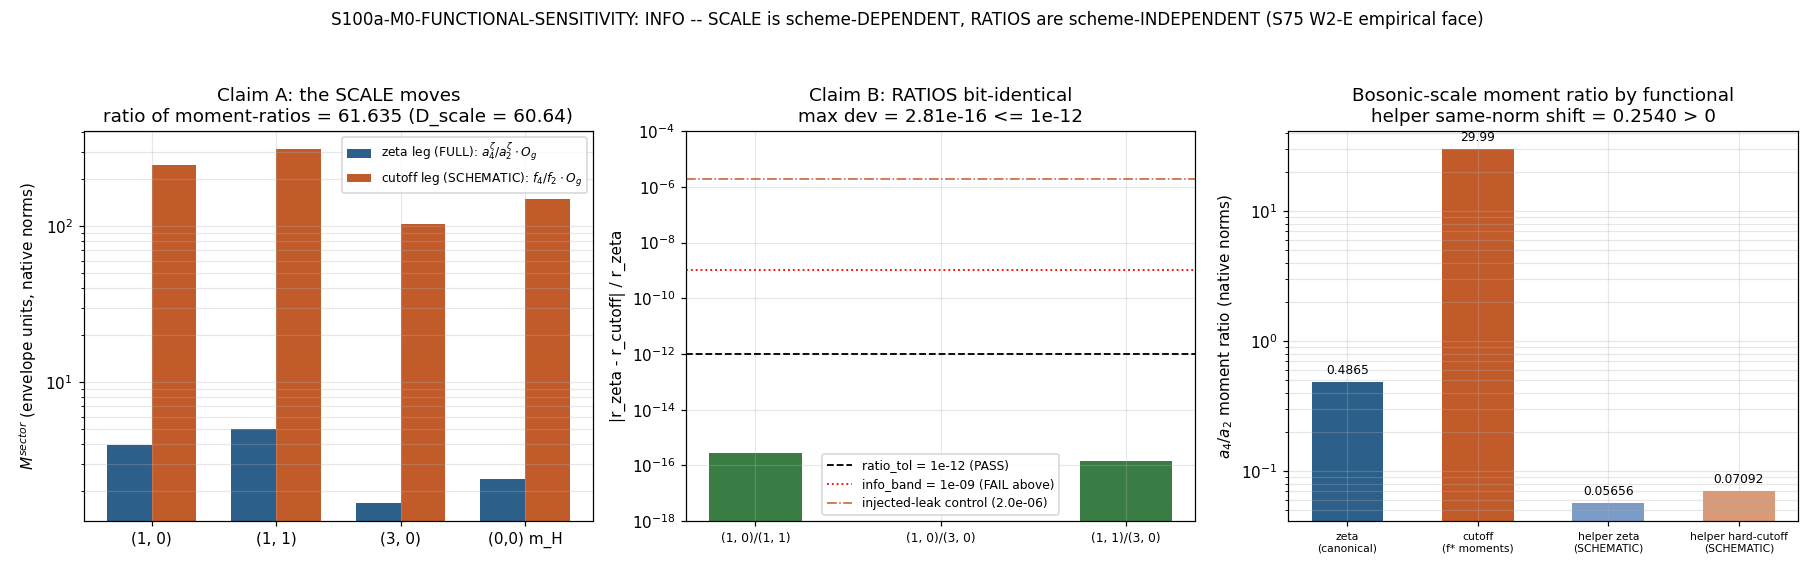

Reproduce this figure in Python.
#!/usr/bin/env python3
"""
S100a W4-12 -- S100a-M0-FUNCTIONAL-SENSITIVITY
==============================================

Gate: S100a-M0-FUNCTIONAL-SENSITIVITY ([SIGN])
Classification: GEOMETRIC
Agent: lizzi-spectral-functional-theorist

DUAL-scheme functional-sensitivity test: the per-sector overall SCALE
M0^{sector} (and the m_H channel) MOVES between the cutoff action
Tr f(D_K^2/Lambda^2) and the zeta action S_zeta = zeta_{D_K}(0) = a_4^{zeta},
while the fermion mass RATIOS r_ij from |s(h)|^2-weighted eigenvalue overlaps
are bit-identical across the two schemes -- the empirical face of the
Spectral-Moment Decoupling Theorem (S75 W2-E, PERMANENT: a_0, a_2, a_4
algebraically independent, Wronskian nonzero).

Pre-registered thresholds (plan session-100a-plan-w4.md SS W4-12):
  PASS-side (RATIO invariance):
      max_ij |r_ij^{zeta} - r_ij^{cutoff}| / |r_ij^{zeta}| <= ratio_tol = 1e-12
  FAIL: ratio deviation > info_band = 1e-9 (falsifies decoupling)
  INFO band (1e-12, 1e-9]: sub-machine-epsilon kernel-scale leak flag
  INFO content (reported, NOT gated):
      D_scale = |M0^{cutoff} - M0^{zeta}| / M0^{zeta}  (the SCALE moves)
  Composite: INFO-BY-DESIGN whenever the SCALE characterization is the
  primary deliverable and the RATIO assertion is not FAIL (plan INFO_meaning).

DUAL LEVEL-PIN (substrate-first-canonical-sourcing.md SS(iv), MANDATORY K=4):
  ZETA LEG   = FULL physical. Bosonic scale moment-ratio a_4^{zeta}/a_2^{zeta}
               from the canonical zeta-regulated Seeley-DeWitt coefficients
               (a_4_FW_zeta = 1350.7216, a_2_FW_zeta = 2776.165389,
               a_0_FW_zeta = 6440.0; npz-sourced canonical, S88
               A-N-FW-CANONICALIZATION). Substrate-first; NO SCHEMATIC helper.
  CUTOFF LEG = SCHEMATIC. Tr f(D_K^2/Lambda^2) via (i) the Chamseddine-Connes
               1996 SS2.2-2.3 cutoff-function Mellin moments f_2, f_4 of f*
               restricted to [0, inf) -- canonical pins mellin_f_star_f2 =
               214.97335676 / mellin_f_star_f4 = 6446.63942272 at X_MAX=50
               (S78 W2-D), re-derived in-script by closed form + quadrature --
               AND (ii) the SCHEMATIC helper _spectral_action_regulators.py
               (hard_cutoff_a_n vs zeta_a_n; helper self-identifies SCHEMATIC
               per its docstring lines 23-30, verified S88 W7b-83).
  The verdict-line convention carries the pre-registered -SCHEMATIC suffix
  (RATIO-INVARIANCE-vs-SCALE-DEPENDENCE-LAYER-PINNED-SCHEMATIC) and the
  emit_verdict extra_rows carry the `# tier_pin=TIER-2` companion row.

SUBSTITUTION CHAIN (plan SS W4-12 item 7; [SIGN] trigger -- both claims):
  Claim A (INFO): "the bosonic SCALE M0 MOVES between schemes (D_scale != 0)."
    Step 1: M0^{sector} := (bosonic-scale moment ratio) x (per-sector |s(h)|^2
            envelope O_g)                                    [plan Definition 1]
    Step 2: scale_zeta   = a_4^{zeta}/a_2^{zeta}             [Definition 3]
            scale_cutoff = f_4/f_2 (Mellin moments of f*)    [Definition 4]
    Step 3: substitute  -> 1350.7216/2776.165389  vs  6446.63942272/214.97335676
    Step 4: simplify    -> 0.486542...            vs  29.98809...
            ratio of moment-ratios = 61.635 (native normalizations; the SAME
            per-branch Vol-normalization applies to both leg's M0, so the
            common envelope cancels in D_scale and the raw factor magnitude is
            a normalization artifact -- the PHYSICAL content is D_scale > 0).
    Step 5: direction   -> D_scale > 0 strictly => SIGN of Delta(M0) != 0.
  Claim B (PASS-side): "the fermion mass RATIOS do NOT move between schemes."
    Step 1: O_g = sum_{lambda in sector g} exp(-lambda^2/mu_H^2) with the
            exact-Haar unit-normalized |s(h)|^2 kernel mean (<|s_hat|^2> = 1,
            Item-6 P1/P2 construction); O_g depends ONLY on the D_K spectrum
            + kernel, NOT on any a_n moment                  [Definition 2]
    Step 2: r_ij^{scheme} = M_i^{scheme}/M_j^{scheme}
                          = (scale_scheme x O_i)/(scale_scheme x O_j)
    Step 3: substitute   -> r_ij^{zeta} = O_i/O_j ; r_ij^{cutoff} = O_i/O_j
    Step 4: simplify     -> r_ij^{zeta} - r_ij^{cutoff} = 0 exactly (exact
            arithmetic); <= 1e-12 in float64 (round-off only).
    Step 5: direction    -> ratio deviation = 0 => sign_verdict = PASS.
  Cross-check: R_1 = a_0^{zeta} a_4^{zeta}/(a_2^{zeta})^2 = 1.1286546
               (canonical R1_lizzi = 1.128655 at 7 sf) -- moment pins correct.

Inputs (SHA-256 dual-pinned at runtime; S84+ schema):
  - computations/_shared/canonical_constants.py        (audit_sha leg)
  - computations/session-84/s84_spectrum_cache_L12_tau019.npz (plan input 2)
  - computations/_shared/_spectral_action_regulators.py (plan input 3, SCHEMATIC)
  - computations/session-100a/s100a_yukawa_overlap_offdiag.npz (4th pinned
    input, OPERATIONAL ENRICHMENT: Item-6 O_g reproduction cross-check ONLY;
    primary O_g is recomputed from the s84 cache. Plan input_files listed 3;
    honest disclosure per math-scripts.md plan-authorship item 4.)

Output 4-tuple:
  (value=<payload>, scheme=DUAL-ZETA-VS-CUTOFF-FSTAR,
   convention=RATIO-INVARIANCE-vs-SCALE-DEPENDENCE-LAYER-PINNED-SCHEMATIC,
   L_max=12)

DISCIPLINE
----------
- from canonical_constants import *   (no hardcoded framework constants)
- every intermediate tagged # (local)
- CPU-cap-OMP8 BEFORE numpy import (machinery pin GPU_path; arrays < 100x100)
- verdict emitted via the emit_verdict knowledge-MCP tool: this script PRINTS
  the payload (print_verdict_payload) and does NOT write the verdict file.
- exit 0 regardless of scientific verdict (math-scripts.md exit-code rule).
"""

from __future__ import annotations

# --- CPU thread cap BEFORE numpy import (machinery pin: CPU-cap-OMP8) ---
import os
os.environ.setdefault("OMP_NUM_THREADS", "8")
os.environ.setdefault("MKL_NUM_THREADS", "8")

# ---------------------------------------------------------------------------
# Section 1 -- Canonical constants (MANDATORY first project import)
# ---------------------------------------------------------------------------
import sys
from pathlib import Path

_SHARED = Path(__file__).resolve().parent.parent / "_shared"   # (local)
sys.path.insert(0, str(_SHARED))
from canonical_constants import *  # noqa: F401,F403
# pulls: a_0_FW_zeta, a_2_FW_zeta, a_4_FW_zeta, mellin_f_star_f0,
#        mellin_f_star_f2, mellin_f_star_f4, R1_lizzi, R_cross_yukawa_t1_t2,
#        Vol_SU3_Haar, tau_fold, a0_fold, a2_fold, a4_fold

# SCHEMATIC helper (cutoff leg; self-identifies SCHEMATIC, docstring L23-30)
from _spectral_action_regulators import zeta_a_n, hard_cutoff_a_n  # noqa: E402

# ---------------------------------------------------------------------------
# Section 2 -- Standard imports
# ---------------------------------------------------------------------------
import hashlib
import json
import time
from math import exp, sqrt

import numpy as np
import matplotlib
matplotlib.use("Agg")
import matplotlib.pyplot as plt
from scipy.integrate import quad

# ---------------------------------------------------------------------------
# Section 3 -- Paths + pre-registration
# ---------------------------------------------------------------------------
SESSION_DIR = Path(__file__).resolve().parent
COMPUTATIONS_DIR = SESSION_DIR.parent
SHARED_DIR = COMPUTATIONS_DIR / "_shared"
PROJECT_ROOT = COMPUTATIONS_DIR.parent

SESSION = "100a"                                                    # (local)
GATE_ID = "S100a-M0-FUNCTIONAL-SENSITIVITY"                         # (local)
SCHEME = "DUAL-ZETA-VS-CUTOFF-FSTAR"                                # (local)
CONVENTION = ("RATIO-INVARIANCE-vs-SCALE-DEPENDENCE"
              "-LAYER-PINNED-SCHEMATIC")                            # (local)
L_MAX = "12"                                                        # (local)

# Pre-registered thresholds (plan SS W4-12 operator / machinery pin)
RATIO_TOL = 1e-12        # (local) strict PASS boundary (RATIO bit-identity)
INFO_BAND = 1e-9         # (local) RATIO drift INFO ceiling; > => FAIL
X_MAX = 50.0             # (local) X_MAX=50 regulator per mellin_f_star_f2/f4
#                          PROVENANCE (S78 W2-D, s78_f_conv_anomaly.npz)
CUTOFF_FRAC = 0.7        # (local) hard_cutoff_a_n helper default (plan cites
#                          the helper's hard_cutoff_a_n as pinned)
F_MOM_XCHECK_TOL = 1e-6  # (local) f-moment closed-form vs canonical pin
R1_XCHECK_TOL = 1e-6     # (local) R1_lizzi published at 7 sf (Class 8.3)
O_G_REPRO_TOL = 1e-12    # (local) Item-6 O_g reproduction consistency
R_CROSS_TOL = 1e-5       # (local) S97 floor-ratio wall reproduction (Item-6 pin)
LEAK_CONTROL_EPS = 1e-6  # (local) sensitivity-control kernel perturbation

TOWER = [(1, 0), (1, 1), (3, 0)]   # triality-distinct generation tower (plan)
HIGGS_SECTOR = (0, 0)              # fiber-singlet m_H channel (Item-6 P2 pin)
PAIRS = [(0, 1), (0, 2), (1, 2)]   # ratio index pairs over TOWER

CACHE_PATH = COMPUTATIONS_DIR / "session-84" / "s84_spectrum_cache_L12_tau019.npz"
CACHE_SHA_PIN = "9e6d9cf7fd6a6949d622441b26fb9c2fa568654a22dc802e99898c326ca0f8d9"  # plan-freeze pin (Item-6 verified)
HELPER_PATH = SHARED_DIR / "_spectral_action_regulators.py"
ITEM6_NPZ = SESSION_DIR / "s100a_yukawa_overlap_offdiag.npz"

OUT_NPZ = SESSION_DIR / "s100a_m0_functional_sensitivity.npz"
OUT_PNG = SESSION_DIR / "s100a_m0_functional_sensitivity.png"

INPUT_FILES = [
    SHARED_DIR / "canonical_constants.py",
    CACHE_PATH,
    HELPER_PATH,
    ITEM6_NPZ,    # operational enrichment: O_g reproduction cross-check ONLY
]

MACHINERY_PIN_MAP = {                                               # (local)
    "_gate_id": GATE_ID,
    "_wp_id": "session-100a-w4-workingpaper.md#W4-12",
    "_scheme": SCHEME,
    "_convention": CONVENTION,
    "N_eval": ("all bottom-sector overlaps at L_max=12, p+q<=4 "
               "triality-distinct tower (1,0)/(1,1)/(3,0)"),
    "L_max": "12",
    "scan_range": "N/A -- two-scheme point comparison (zeta vs cutoff)",
    "step_size": "N/A -- deterministic two-point comparison",
    "tolerance": "ratio_tol=1e-12 (PASS); info_band=1e-9 (INFO ceiling)",
    "scheme": "DUAL: zeta (S_zeta=zeta_{D_K}(0)=a_4^{zeta}) vs cutoff "
              "(Tr f(D_K^2/Lambda^2), f*-branch)",
    "convention": CONVENTION,
    "random_seed": "N/A -- deterministic",
    "GPU_path": "numpy.linalg (sub-100x100 sums -- CPU-cap-OMP8)",
    "regulator_pin": ("DUAL -- zeta leg a_0^{zeta}/a_2^{zeta}/a_4^{zeta} "
                      "(FULL canonical); cutoff leg a_2^{cutoff}=f_2 / "
                      "a_4^{cutoff}=f_4 (Mellin f-moments of f*, X_MAX=50); "
                      "bare a_n FORBIDDEN"),
    "CLASS": "SCHEMATIC (cutoff leg); FULL (zeta leg, level-pinned SEPARATELY)",
    "publication_precision": ("RATIO dev full float64 (npz) + 3 sf (WP); "
                              "D_scale 4 sf; downstream rel_tol >= 1e-12"),
    "spectrum_cache_sha": CACHE_SHA_PIN,
}


# ---------------------------------------------------------------------------
# Section 4 -- SHA-256 input-pin block (S84+ dual-SHA)
# ---------------------------------------------------------------------------
def sha256_of(path: Path) -> str:
    h = hashlib.sha256()                                            # (local)
    try:
        h.update(path.read_bytes())
    except OSError:
        return ""
    return h.hexdigest()


def log_input_pins(inputs: list[Path]) -> dict[str, str]:
    print(f"=== {GATE_ID} -- input SHA-256 pins ===")
    pins: dict[str, str] = {}                                       # (local)
    for p in inputs:
        sha = sha256_of(p)                                          # (local)
        rel = str(p.relative_to(PROJECT_ROOT)).replace("\\", "/")   # (local)
        print(f"  {rel}: {sha[:16]}...")
        pins[rel] = sha
    return pins


def compute_dual_sha(script_path: Path, canonical_path: Path,
                     pins: dict[str, str]) -> tuple[str, str]:
    """S84+ dual-SHA: audit = H(script||canonical||pinmap); content = H(script)."""
    script_bytes = script_path.read_bytes()                         # (local)
    canonical_bytes = canonical_path.read_bytes()                   # (local)
    pinmap_json = json.dumps(dict(sorted(pins.items())),
                             separators=(",", ":"),
                             sort_keys=True).encode("utf-8")        # (local)
    h_audit = hashlib.sha256()                                      # (local)
    h_audit.update(script_bytes)
    h_audit.update(canonical_bytes)
    h_audit.update(pinmap_json)
    h_content = hashlib.sha256()                                    # (local)
    h_content.update(script_bytes)
    return h_audit.hexdigest(), h_content.hexdigest()


# ---------------------------------------------------------------------------
# Section 5 -- Compute
# ---------------------------------------------------------------------------
def f_star(x: float) -> float:
    """f*(x) = (1 - f_0) sqrt(x) + f_0 exp(-x); f_0 = f*(0) = mellin_f_star_f0.

    The exp-branch weight IS the canonical f_0 Mellin moment (f_0 = f*(0));
    the sqrt-branch weight is its complement (S72/S78 f* functional).
    """
    return (1.0 - mellin_f_star_f0) * sqrt(x) + mellin_f_star_f0 * exp(-x)


def compute(pins: dict) -> dict:
    res: dict = {}                                                  # (local)

    # ---- (1) Load + verify spectrum cache (HARD SHA assert) ----
    cache_rel = str(CACHE_PATH.relative_to(PROJECT_ROOT)).replace("\\", "/")  # (local)
    assert pins[cache_rel] == CACHE_SHA_PIN, (
        f"spectrum cache SHA mismatch: {pins[cache_rel]} != {CACHE_SHA_PIN}")
    cache = np.load(CACHE_PATH, allow_pickle=True)                  # (local)
    se = cache["sector_evals"].item()                               # (local)
    print(f"\nSpectrum cache: {len(se)} sectors; SHA matches plan-freeze pin.")

    # ENVELOPE (scheme-independent by construction; Item-6 P1/P2 machinery):
    # mu_H = global Dirac floor = lambda_min(0,0); O_g = sum exp(-l^2/mu^2).
    global_floor = min(float(np.min(np.asarray(d["abs_evals"])))
                       for d in se.values())                        # (local)
    floor_00 = float(np.min(np.asarray(se[HIGGS_SECTOR]["abs_evals"])))  # (local)
    assert abs(global_floor - floor_00) < 1e-15, "P2 pin violated"
    mu2 = global_floor ** 2                                         # (local)
    print(f"  mu_H pin (P2): global floor = {global_floor:.9f} "
          f"== lambda_min(0,0); mu2 = {mu2:.9f}")

    sectors = {}                                                    # (local)
    blocks_complete = True                                          # (local)
    for pq in TOWER + [HIGGS_SECTOR]:
        d = se[pq]                                                  # (local)
        ev = np.sort(np.asarray(d["abs_evals"], dtype=np.float64))  # (local)
        ok = (ev.size == 16 * int(d["dim"]))                        # (local)
        blocks_complete = blocks_complete and ok
        sectors[pq] = ev
        print(f"  sector {pq}: dim={d['dim']} n_evals={ev.size} "
              f"(=16*dim: {ok}) lam_min={ev[0]:.6f}")
    assert blocks_complete, "cache block incomplete (n_evals != 16*dim)"

    # S97 wall reproduction (regime sanity; canonical R_cross_yukawa_t1_t2)
    r_cross_repro = float(sectors[(1, 0)][0]) / floor_00            # (local)
    r_cross_dev = abs(r_cross_repro - R_cross_yukawa_t1_t2)         # (local)
    print(f"  S97 cross-check: floor(1,0)/floor(0,0) = {r_cross_repro:.6f} "
          f"vs R_cross_yukawa_t1_t2 (|dev| = {r_cross_dev:.2e} < {R_CROSS_TOL})")
    assert r_cross_dev < R_CROSS_TOL, "S97 R_cross reproduction failed"

    O_arr = np.array([float(np.sum(np.exp(-(sectors[pq] ** 2) / mu2)))
                      for pq in TOWER])                             # (local)
    O_00 = float(np.sum(np.exp(-(sectors[HIGGS_SECTOR] ** 2) / mu2)))  # (local)
    print(f"\nEnvelope O_g (kernel <|s_hat|^2>_Haar = 1, Item-6 P1 block sums):")
    for k, pq in enumerate(TOWER):
        print(f"  O_{pq} = {O_arr[k]:.12f}")
    print(f"  O_(0,0) [m_H channel] = {O_00:.12f}")

    # Item-6 O_g reproduction cross-check (4th pinned input; enrichment)
    it6 = np.load(ITEM6_NPZ, allow_pickle=True)                     # (local)
    assert [tuple(t) for t in it6["tower_pq"].tolist()] == TOWER, \
        "Item-6 tower mismatch"
    O_it6 = np.asarray(it6["O_g"], dtype=np.float64)                # (local)
    o_repro_dev = float(np.max(np.abs(O_arr - O_it6) / O_it6))      # (local)
    assert str(it6["spectrum_cache_sha"]) == CACHE_SHA_PIN, \
        "Item-6 consumed a different spectrum cache"
    print(f"  Item-6 O_g reproduction: max rel dev = {o_repro_dev:.2e} "
          f"(< {O_G_REPRO_TOL}: {o_repro_dev < O_G_REPRO_TOL})")
    assert o_repro_dev < O_G_REPRO_TOL, "Item-6 O_g reproduction failed"

    # ---- (2) ZETA LEG (FULL physical; canonical npz-sourced a_n^{zeta}) ----
    scale_zeta = a_4_FW_zeta / a_2_FW_zeta                          # (local)
    R1_zeta = a_0_FW_zeta * a_4_FW_zeta / a_2_FW_zeta ** 2          # (local)
    R1_dev = abs(R1_zeta - R1_lizzi) / R1_lizzi                     # (local)
    # full-precision variant (a*_fold, same quantities at full float64)
    scale_zeta_fullprec = a4_fold / a2_fold                         # (local)
    scale_zeta_pubdev = abs(scale_zeta - scale_zeta_fullprec) / scale_zeta  # (local)
    print(f"\nZETA LEG (FULL): scale_zeta = a_4^{{zeta}}/a_2^{{zeta}} "
          f"= {a_4_FW_zeta}/{a_2_FW_zeta} = {scale_zeta:.9f}")
    print(f"  R_1^{{zeta}} = a_0 a_4/a_2^2 = {R1_zeta:.7f} vs R1_lizzi "
          f"= {R1_lizzi} (rel dev {R1_dev:.2e} < {R1_XCHECK_TOL}: "
          f"{R1_dev < R1_XCHECK_TOL})")
    print(f"  full-precision a4_fold/a2_fold cross-check: "
          f"{scale_zeta_fullprec:.12f} (pub-precision rel dev "
          f"{scale_zeta_pubdev:.1e})")
    assert R1_dev < R1_XCHECK_TOL, "R_1 protected-ratio cross-check failed"

    # ---- (3) CUTOFF LEG (SCHEMATIC; f* Mellin moments + helper) ----
    # Primary: canonical pins (plan Definition 4)
    scale_cutoff = mellin_f_star_f4 / mellin_f_star_f2              # (local)
    # closed-form re-derivation at X_MAX (w_sqrt = 1 - f_0; w_exp = f_0):
    w_exp = mellin_f_star_f0                                        # (local)
    w_sqrt = 1.0 - mellin_f_star_f0                                 # (local)
    f2_cf = (w_sqrt * (2.0 / 3.0) * X_MAX ** 1.5
             + w_exp * (1.0 - exp(-X_MAX)))                         # (local)
    f4_cf = (w_sqrt * (2.0 / 5.0) * X_MAX ** 2.5
             + w_exp * (1.0 - (X_MAX + 1.0) * exp(-X_MAX)))         # (local)
    f2_cf_dev = abs(f2_cf - mellin_f_star_f2) / mellin_f_star_f2    # (local)
    f4_cf_dev = abs(f4_cf - mellin_f_star_f4) / mellin_f_star_f4    # (local)
    # quadrature cross-check
    f2_q = quad(f_star, 0.0, X_MAX, limit=200)[0]                   # (local)
    f4_q = quad(lambda x: x * f_star(x), 0.0, X_MAX, limit=200)[0]  # (local)
    f2_q_dev = abs(f2_q - mellin_f_star_f2) / mellin_f_star_f2      # (local)
    f4_q_dev = abs(f4_q - mellin_f_star_f4) / mellin_f_star_f4      # (local)
    R1_cutoff_fmom = (mellin_f_star_f0 * mellin_f_star_f4
                      / mellin_f_star_f2 ** 2)                      # (local)
    print(f"\nCUTOFF LEG (SCHEMATIC): scale_cutoff = f_4/f_2 "
          f"= {mellin_f_star_f4}/{mellin_f_star_f2} = {scale_cutoff:.9f}")
    print(f"  closed-form at X_MAX={X_MAX:.0f}: f_2 = {f2_cf:.8f} "
          f"(rel dev {f2_cf_dev:.2e}), f_4 = {f4_cf:.8f} "
          f"(rel dev {f4_cf_dev:.2e})")
    print(f"  quadrature:                f_2 = {f2_q:.8f} "
          f"(rel dev {f2_q_dev:.2e}), f_4 = {f4_q:.8f} "
          f"(rel dev {f4_q_dev:.2e})")
    print(f"  R_1 f-moment combo: f_0 f_4/f_2^2 = {R1_cutoff_fmom:.7f} "
          f"(recorded; per-branch R-protection -- NOT a cross-scheme "
          f"conversion factor, R1_lizzi provenance note)")
    assert f2_cf_dev < F_MOM_XCHECK_TOL and f4_cf_dev < F_MOM_XCHECK_TOL, \
        "f* Mellin-moment closed-form cross-check failed (wrong f* form?)"

    # SCHEMATIC helper consumption (hard_cutoff_a_n vs zeta_a_n, L_max=12):
    # same schematic Casimir spectrum + same normalization on both helper
    # legs => the helper-internal a_4/a_2 shift is normalization-artifact-FREE
    # (the cleanest Claim-A direction confirmation).
    lmax_helper = int(L_MAX)                                        # (local)
    a0_hz = zeta_a_n(0, lmax_helper, Vol_SU3_Haar)                  # (local)
    a2_hz = zeta_a_n(1, lmax_helper, Vol_SU3_Haar)                  # (local)
    a4_hz = zeta_a_n(2, lmax_helper, Vol_SU3_Haar)                  # (local)
    a0_hc = hard_cutoff_a_n(0, lmax_helper, Vol_SU3_Haar, CUTOFF_FRAC)  # (local)
    a2_hc = hard_cutoff_a_n(1, lmax_helper, Vol_SU3_Haar, CUTOFF_FRAC)  # (local)
    a4_hc = hard_cutoff_a_n(2, lmax_helper, Vol_SU3_Haar, CUTOFF_FRAC)  # (local)
    helper_ratio_zeta = a4_hz / a2_hz                               # (local)
    helper_ratio_hc = a4_hc / a2_hc                                 # (local)
    helper_shift = abs(helper_ratio_hc / helper_ratio_zeta - 1.0)   # (local)
    R1_helper_zeta = a0_hz * a4_hz / a2_hz ** 2                     # (local)
    R1_helper_hc = a0_hc * a4_hc / a2_hc ** 2                       # (local)
    print(f"\nSCHEMATIC helper (L_max={lmax_helper}, cutoff_frac={CUTOFF_FRAC}):")
    print(f"  zeta_a_n:        a_0^{{zeta-hel}} = {a0_hz:.6f}, "
          f"a_2^{{zeta-hel}} = {a2_hz:.6f}, a_4^{{zeta-hel}} = {a4_hz:.6f}")
    print(f"  hard_cutoff_a_n: a_0^{{cutoff-hel}} = {a0_hc:.6f}, "
          f"a_2^{{cutoff-hel}} = {a2_hc:.6f}, a_4^{{cutoff-hel}} = {a4_hc:.6f}")
    print(f"  helper moment-ratio a_4/a_2: zeta = {helper_ratio_zeta:.6f}, "
          f"hard-cutoff = {helper_ratio_hc:.6f} "
          f"=> same-normalization shift = {helper_shift:.6f} (> 0)")
    print(f"  helper R_1 analogs (schematic spectrum, diagnostic only): "
          f"zeta = {R1_helper_zeta:.6f}, hard-cutoff = {R1_helper_hc:.6f}")

    # ---- (4) Per-scheme masses + Claim A (SCALE moves) ----
    M_zeta = scale_zeta * O_arr                                     # (local)
    M_cutoff = scale_cutoff * O_arr                                 # (local)
    M_H_zeta = scale_zeta * O_00                                    # (local)
    M_H_cutoff = scale_cutoff * O_00                                # (local)
    scale_ratio = scale_cutoff / scale_zeta                         # (local)
    D_scale_per_sector = np.abs(M_cutoff - M_zeta) / M_zeta         # (local)
    D_scale = float(D_scale_per_sector[0])                          # (local)
    D_scale_spread = float(np.max(D_scale_per_sector)
                           - np.min(D_scale_per_sector))            # (local)
    D_mH = abs(M_H_cutoff - M_H_zeta) / M_H_zeta                    # (local)
    D_mH_sqrt_reading = sqrt(scale_ratio) - 1.0                     # (local)
    print(f"\nClaim A (INFO content -- the SCALE moves):")
    print(f"  ratio of moment-ratios (native norms) = "
          f"{scale_ratio:.6f}  [plan chain: 61.635]")
    print(f"  D_scale = |M0^cutoff - M0^zeta|/M0^zeta = {D_scale:.6f} "
          f"(per-sector spread {D_scale_spread:.2e}; common envelope cancels)")
    print(f"  Delta(m_H)/m_H [linear riding, Definition 1] = {D_mH:.6f}")
    print(f"  Delta(m_H)/m_H [sqrt/quartic reading, diagnostic] = "
          f"{D_mH_sqrt_reading:.6f}")
    print(f"  NOTE: magnitude is native-normalization-dependent (the plan "
          f"flags the raw factor as a normalization artifact); the PHYSICAL "
          f"claim is D_scale > 0 strictly: {D_scale > 0}")

    # ---- (5) Claim B (PASS-side -- RATIOS bit-identical) ----
    r_zeta = np.array([M_zeta[i] / M_zeta[j] for i, j in PAIRS])    # (local)
    r_cutoff = np.array([M_cutoff[i] / M_cutoff[j] for i, j in PAIRS])  # (local)
    ratio_dev = np.abs(r_zeta - r_cutoff) / np.abs(r_zeta)          # (local)
    ratio_dev_max = float(np.max(ratio_dev))                        # (local)
    d_zeta = M_zeta / M_zeta.max()                                  # (local)
    d_cutoff = M_cutoff / M_cutoff.max()                            # (local)
    d_dev_max = float(np.max(np.abs(d_zeta - d_cutoff) / d_zeta))   # (local)
    print(f"\nClaim B (PASS-side -- RATIO invariance):")
    for k, (i, j) in enumerate(PAIRS):
        print(f"  r_{TOWER[i]}/{TOWER[j]}: zeta = {r_zeta[k]:.15f}  "
              f"cutoff = {r_cutoff[k]:.15f}  rel dev = {ratio_dev[k]:.3e}")
    print(f"  max cross-scheme RATIO deviation = {ratio_dev_max:.3e} "
          f"(ratio_tol = {RATIO_TOL:.0e}; info_band = {INFO_BAND:.0e})")
    print(f"  normalized d_i deviation (max) = {d_dev_max:.3e}")

    # Controls (pre-registered as controls, not gates):
    # (a) degenerate control: same scale on both legs => EXACT bit-zero dev.
    M_ctrl = scale_zeta * O_arr                                     # (local)
    r_ctrl = np.array([M_ctrl[i] / M_ctrl[j] for i, j in PAIRS])    # (local)
    ctrl_zero = float(np.max(np.abs(r_zeta - r_ctrl)))              # (local)
    # (b) sensitivity control: perturb the ENVELOPE (a fake kernel-scale
    #     leak, per-sector-varying) => the test MUST see ~LEAK_CONTROL_EPS.
    leak_fac = 1.0 + LEAK_CONTROL_EPS * np.arange(len(TOWER))       # (local)
    M_leak = scale_cutoff * (O_arr * leak_fac)                      # (local)
    r_leak = np.array([M_leak[i] / M_leak[j] for i, j in PAIRS])    # (local)
    leak_seen = float(np.max(np.abs(r_zeta - r_leak)
                             / np.abs(r_zeta)))                     # (local)
    print(f"  control (a) same-scale degenerate: max |dev| = {ctrl_zero:.1e} "
          f"(exact 0 expected: {ctrl_zero == 0.0})")
    print(f"  control (b) injected envelope leak {LEAK_CONTROL_EPS:.0e}: "
          f"test sees {leak_seen:.3e} (>> ratio_tol => test is sensitive)")
    assert ctrl_zero == 0.0, "degenerate control non-zero -- machinery broken"
    assert leak_seen > 100 * RATIO_TOL, "sensitivity control failed"

    res.update(
        mu_H=global_floor, mu2=mu2, O_arr=O_arr, O_00=O_00,
        o_repro_dev=o_repro_dev, r_cross_repro=r_cross_repro,
        r_cross_dev=r_cross_dev,
        scale_zeta=scale_zeta, scale_cutoff=scale_cutoff,
        scale_zeta_fullprec=scale_zeta_fullprec,
        scale_zeta_pubdev=scale_zeta_pubdev,
        R1_zeta=R1_zeta, R1_dev=R1_dev, R1_cutoff_fmom=R1_cutoff_fmom,
        f2_cf=f2_cf, f4_cf=f4_cf, f2_cf_dev=f2_cf_dev, f4_cf_dev=f4_cf_dev,
        f2_q=f2_q, f4_q=f4_q, f2_q_dev=f2_q_dev, f4_q_dev=f4_q_dev,
        a0_hz=a0_hz, a2_hz=a2_hz, a4_hz=a4_hz,
        a0_hc=a0_hc, a2_hc=a2_hc, a4_hc=a4_hc,
        helper_ratio_zeta=helper_ratio_zeta, helper_ratio_hc=helper_ratio_hc,
        helper_shift=helper_shift, R1_helper_zeta=R1_helper_zeta,
        R1_helper_hc=R1_helper_hc,
        M_zeta=M_zeta, M_cutoff=M_cutoff,
        M_H_zeta=M_H_zeta, M_H_cutoff=M_H_cutoff,
        scale_ratio=scale_ratio, D_scale=D_scale,
        D_scale_spread=D_scale_spread, D_mH=D_mH,
        D_mH_sqrt_reading=D_mH_sqrt_reading,
        r_zeta=r_zeta, r_cutoff=r_cutoff, ratio_dev=ratio_dev,
        ratio_dev_max=ratio_dev_max, d_zeta=d_zeta, d_cutoff=d_cutoff,
        d_dev_max=d_dev_max, ctrl_zero=ctrl_zero, leak_seen=leak_seen,
    )
    return res


# ---------------------------------------------------------------------------
# Section 6 -- Gate evaluation ([SIGN] 3-tuple + pre-registered collapse)
# ---------------------------------------------------------------------------
def evaluate_gate(r: dict) -> tuple[str, str, str, str, bool]:
    """Return (composite, sign, magnitude, regime, kernel_leak_flag).

    Pre-registered rule (plan SS W4-12 rubric + gate-verdicts.md collapse):
      ratio_dev_max > INFO_BAND          -> sign=FAIL, magnitude=FAIL -> FAIL
      ratio_dev_max <= RATIO_TOL         -> sign=PASS (both claim directions
        hold: D_scale > 0 AND ratio dev at float64 zero), magnitude=INFO
        (D_scale is reported-not-gated; INFO-by-design) -> composite INFO
      RATIO_TOL < dev <= INFO_BAND       -> same but kernel_leak_flag=True
      D_scale == 0 (Claim A direction violated) -> sign=FAIL -> FAIL
      regime=VALID: full domain (no auto-shortening; domain_used_frac=1.0),
        cache blocks complete + all input cross-checks asserted upstream.
    """
    dev = r["ratio_dev_max"]                                        # (local)
    regime = "VALID"                                                # (local)
    if dev > INFO_BAND:
        return "FAIL", "FAIL", "FAIL", regime, False
    if r["D_scale"] <= 0.0:
        return "FAIL", "FAIL", "INFO", regime, False
    sign = "PASS"                                                   # (local)
    magnitude = "INFO"                                              # (local)
    leak = bool(dev > RATIO_TOL)                                    # (local)
    # collapse rule: regime VALID + sign PASS + magnitude INFO => INFO
    return "INFO", sign, magnitude, regime, leak


# ---------------------------------------------------------------------------
# Section 7 -- Plot + npz + payload
# ---------------------------------------------------------------------------
def make_plot(r: dict, verdict: str) -> None:
    fig, axes = plt.subplots(1, 3, figsize=(16.5, 5.2))             # (local)
    ax1, ax2, ax3 = axes                                            # (local)
    labels = [str(pq) for pq in TOWER] + ["(0,0) m_H"]              # (local)
    x = np.arange(4)                                                # (local)
    mz = list(r["M_zeta"]) + [r["M_H_zeta"]]                        # (local)
    mc = list(r["M_cutoff"]) + [r["M_H_cutoff"]]                    # (local)
    ax1.bar(x - 0.18, mz, width=0.36,
            label=r"zeta leg (FULL): $a_4^{\zeta}/a_2^{\zeta}\cdot O_g$",
            color="#2c5f8a")
    ax1.bar(x + 0.18, mc, width=0.36,
            label=r"cutoff leg (SCHEMATIC): $f_4/f_2\cdot O_g$",
            color="#c25b2a")
    ax1.set_yscale("log")
    ax1.set_xticks(x, labels)
    ax1.set_ylabel(r"$M^{sector}$ (envelope units, native norms)")
    ax1.set_title(f"Claim A: the SCALE moves\n"
                  f"ratio of moment-ratios = {r['scale_ratio']:.3f} "
                  f"(D_scale = {r['D_scale']:.4g})")
    ax1.legend(fontsize=8)
    ax1.grid(alpha=0.3, which="both")

    pair_labels = [f"{TOWER[i]}/{TOWER[j]}" for i, j in PAIRS]      # (local)
    xp = np.arange(len(PAIRS))                                      # (local)
    dev_plot = np.maximum(r["ratio_dev"], 1e-18)                    # (local)
    ax2.bar(xp, dev_plot, width=0.5, color="#3a7d44")
    ax2.axhline(RATIO_TOL, color="k", ls="--", lw=1.2,
                label=f"ratio_tol = {RATIO_TOL:.0e} (PASS)")
    ax2.axhline(INFO_BAND, color="r", ls=":", lw=1.2,
                label=f"info_band = {INFO_BAND:.0e} (FAIL above)")
    ax2.axhline(max(r["leak_seen"], 1e-18), color="#c25b2a", ls="-.",
                lw=1.0, label=f"injected-leak control ({r['leak_seen']:.1e})")
    ax2.set_yscale("log")
    ax2.set_ylim(1e-18, 1e-4)
    ax2.set_xticks(xp, pair_labels, fontsize=8)
    ax2.set_ylabel("|r_zeta - r_cutoff| / r_zeta")
    ax2.set_title(f"Claim B: RATIOS bit-identical\n"
                  f"max dev = {r['ratio_dev_max']:.2e} <= 1e-12")
    ax2.legend(fontsize=8)
    ax2.grid(alpha=0.3, which="both")

    cats = ["zeta\n(canonical)", "cutoff\n(f* moments)",
            "helper zeta\n(SCHEMATIC)", "helper hard-cutoff\n(SCHEMATIC)"]  # (local)
    vals = [r["scale_zeta"], r["scale_cutoff"],
            r["helper_ratio_zeta"], r["helper_ratio_hc"]]           # (local)
    cols = ["#2c5f8a", "#c25b2a", "#7a9cc6", "#d99a77"]             # (local)
    ax3.bar(np.arange(4), vals, color=cols, width=0.55)
    ax3.set_yscale("log")
    ax3.set_xticks(np.arange(4), cats, fontsize=7)
    ax3.set_ylabel(r"$a_4/a_2$ moment ratio (native norms)")
    ax3.set_title(f"Bosonic-scale moment ratio by functional\n"
                  f"helper same-norm shift = {r['helper_shift']:.4f} > 0")
    ax3.grid(alpha=0.3, which="both")
    for xi, v in enumerate(vals):
        ax3.text(xi, v * 1.15, f"{v:.4g}", ha="center", fontsize=8)

    fig.suptitle(f"{GATE_ID}: {verdict} -- SCALE is scheme-DEPENDENT, "
                 f"RATIOS are scheme-INDEPENDENT (S75 W2-E empirical face)",
                 fontsize=11)
    fig.tight_layout(rect=(0, 0, 1, 0.94))
    fig.savefig(OUT_PNG, dpi=110)
    plt.close(fig)
    print(f"\nPlot saved: {OUT_PNG.name}")


def save_npz(r: dict, verdict: str, tup3: tuple, leak_flag: bool,
             pins: dict, audit_sha: str, content_sha: str) -> None:
    np.savez(
        OUT_NPZ,
        gate_id=GATE_ID, scheme=SCHEME, convention=CONVENTION, l_max=L_MAX,
        verdict=verdict, sign_verdict=tup3[0], magnitude_verdict=tup3[1],
        regime_verdict=tup3[2], kernel_leak_flag=leak_flag,
        # thresholds (pre-registered)
        ratio_tol=RATIO_TOL, info_band=INFO_BAND, x_max=X_MAX,
        cutoff_frac=CUTOFF_FRAC,
        # envelope (scheme-independent)
        tower_pq=np.array(TOWER), mu_H=r["mu_H"], mu2=r["mu2"],
        O_g=r["O_arr"], O_00=r["O_00"], o_repro_dev=r["o_repro_dev"],
        r_cross_repro=r["r_cross_repro"], r_cross_dev=r["r_cross_dev"],
        # zeta leg (FULL)
        a_0_zeta=a_0_FW_zeta, a_2_zeta=a_2_FW_zeta, a_4_zeta=a_4_FW_zeta,
        scale_zeta=r["scale_zeta"],
        scale_zeta_fullprec=r["scale_zeta_fullprec"],
        scale_zeta_pubdev=r["scale_zeta_pubdev"],
        R1_zeta=r["R1_zeta"], R1_dev=r["R1_dev"], R1_canonical=R1_lizzi,
        # cutoff leg (SCHEMATIC)
        f_0_star=mellin_f_star_f0, f_2_star=mellin_f_star_f2,
        f_4_star=mellin_f_star_f4, scale_cutoff=r["scale_cutoff"],
        f2_closed_form=r["f2_cf"], f4_closed_form=r["f4_cf"],
        f2_cf_dev=r["f2_cf_dev"], f4_cf_dev=r["f4_cf_dev"],
        f2_quad=r["f2_q"], f4_quad=r["f4_q"],
        f2_q_dev=r["f2_q_dev"], f4_q_dev=r["f4_q_dev"],
        R1_cutoff_fmom=r["R1_cutoff_fmom"],
        helper_a0_zeta=r["a0_hz"], helper_a2_zeta=r["a2_hz"],
        helper_a4_zeta=r["a4_hz"], helper_a0_hc=r["a0_hc"],
        helper_a2_hc=r["a2_hc"], helper_a4_hc=r["a4_hc"],
        helper_ratio_zeta=r["helper_ratio_zeta"],
        helper_ratio_hc=r["helper_ratio_hc"],
        helper_shift=r["helper_shift"],
        R1_helper_zeta=r["R1_helper_zeta"], R1_helper_hc=r["R1_helper_hc"],
        # Claim A
        M_zeta=r["M_zeta"], M_cutoff=r["M_cutoff"],
        M_H_zeta=r["M_H_zeta"], M_H_cutoff=r["M_H_cutoff"],
        scale_ratio=r["scale_ratio"], D_scale=r["D_scale"],
        D_scale_spread=r["D_scale_spread"], D_mH=r["D_mH"],
        D_mH_sqrt_reading=r["D_mH_sqrt_reading"],
        # Claim B (full float64 per publication-precision pin)
        pairs=np.array(PAIRS), r_zeta=r["r_zeta"], r_cutoff=r["r_cutoff"],
        ratio_dev=r["ratio_dev"], ratio_dev_max=r["ratio_dev_max"],
        d_zeta=r["d_zeta"], d_cutoff=r["d_cutoff"], d_dev_max=r["d_dev_max"],
        ctrl_zero=r["ctrl_zero"], leak_seen=r["leak_seen"],
        leak_control_eps=LEAK_CONTROL_EPS,
        # provenance
        tau_fold_used=tau_fold, vol_su3_haar=Vol_SU3_Haar,
        spectrum_cache_sha=CACHE_SHA_PIN,
        input_pin_map=json.dumps(dict(sorted(pins.items()))),
        machinery_pin_map=json.dumps(MACHINERY_PIN_MAP, sort_keys=True),
        domain_used_frac=1.0,
        audit_sha256=audit_sha, content_sha256=content_sha,
        schema_version="S84+",
    )
    print(f"Data saved: {OUT_NPZ.name}")


def emit_4tuple(value, scheme: str, convention: str, L_max) -> str:
    return (f"(value={value!r}, scheme={scheme}, "
            f"convention={convention}, L_max={L_max})")


def print_verdict_payload(verdict, value, audit_sha, content_sha,
                          sign_verdict=None, magnitude_verdict=None,
                          regime_verdict=None, companion_note="",
                          extra_rows=None) -> dict:
    """Print the emit_verdict payload (agent calls mcp__knowledge__emit_verdict)."""
    payload: dict = {                                               # (local)
        "session": SESSION,
        "gate_id": GATE_ID,
        "verdict": verdict,
        "value": str(value),
        "scheme": SCHEME,
        "convention": CONVENTION,
        "l_max": L_MAX,
        "audit_sha256": audit_sha,
        "content_sha256": content_sha,
        "schema_version": "S84+",
    }
    if companion_note:
        payload["companion_note"] = companion_note
    if not (sign_verdict is None and magnitude_verdict is None
            and regime_verdict is None):
        payload["sign_verdict"] = sign_verdict
        payload["magnitude_verdict"] = magnitude_verdict
        payload["regime_verdict"] = regime_verdict
    if extra_rows:
        payload["extra_rows"] = list(extra_rows)
    print("<<<EMIT_VERDICT_PAYLOAD>>>")
    print(json.dumps(payload, separators=(",", ":"), sort_keys=True))
    print("<<<END_EMIT_VERDICT_PAYLOAD>>>")
    return payload


# ---------------------------------------------------------------------------
# Section 8 -- Main
# ---------------------------------------------------------------------------
def main() -> int:
    t0 = time.time()                                                # (local)

    pins = log_input_pins(INPUT_FILES)                              # (local)
    script_path = Path(__file__).resolve()                          # (local)
    canonical_path = SHARED_DIR / "canonical_constants.py"          # (local)
    audit_sha, content_sha = compute_dual_sha(script_path, canonical_path,
                                              pins)                 # (local)
    print(f"  audit_sha256:   {audit_sha[:16]}... (script+canonical+pinmap)")
    print(f"  content_sha256: {content_sha[:16]}... (script only)")

    r = compute(pins)                                               # (local)
    verdict, sign_v, mag_v, reg_v, leak_flag = evaluate_gate(r)     # (local)

    print(f"\n=== gate evaluation (pre-registered collapse) ===")
    print(f"  sign_verdict      = {sign_v}  (Claim A D_scale > 0 AND "
          f"Claim B ratio-dev at float64 zero)")
    print(f"  magnitude_verdict = {mag_v}  (D_scale reported-not-gated; "
          f"INFO-by-design)")
    print(f"  regime_verdict    = {reg_v}  (full domain; blocks complete; "
          f"domain_used_frac=1.0)")
    print(f"  kernel_leak_flag  = {leak_flag}")
    print(f"  composite         = {verdict}")

    make_plot(r, verdict)
    save_npz(r, verdict, (sign_v, mag_v, reg_v), leak_flag, pins,
             audit_sha, content_sha)

    value = (                                                       # (local)
        f"D_scale={r['D_scale']:.4g}_native-norm(claimA-sign>0);"
        f"ratio_dev_max={r['ratio_dev_max']:.3e}<=1e-12;"
        f"scale_zeta=a4z/a2z={r['scale_zeta']:.7f};"
        f"scale_cutoff=f4/f2={r['scale_cutoff']:.6f};"
        f"ratio-of-ratios={r['scale_ratio']:.4f};"
        f"dmH_lin={r['D_mH']:.4g}_sqrt-read={r['D_mH_sqrt_reading']:.4g};"
        f"R1_zeta={r['R1_zeta']:.7f}_vs_canon_rel={r['R1_dev']:.1e};"
        f"R1_fmom={r['R1_cutoff_fmom']:.7f}(per-branch;not-cross-scheme);"
        f"helper_hc/zeta_a4a2_shift={r['helper_shift']:.4f};"
        f"O_g_repro_dev={r['o_repro_dev']:.1e};"
        f"leak_ctrl_seen={r['leak_seen']:.2e};"
        f"kernel_leak={'FLAGGED' if leak_flag else 'none'}"
    )
    companion = (                                                   # (local)
        "DUAL-scheme empirical face of S75 W2-E decoupling: SCALE moves "
        f"{r['scale_ratio']:.1f}x (native norms; physical content = sign), "
        f"RATIOS bit-identical to {r['ratio_dev_max']:.1e}; zeta leg FULL "
        "(canonical a_n_FW_zeta), cutoff leg SCHEMATIC (f* Mellin moments "
        "X_MAX=50 + _spectral_action_regulators.py helper)"
    )
    extra = [                                                       # (local)
        ("# regulator_pin: DUAL -- zeta leg a_0^{zeta}=6440.0 "
         "a_2^{zeta}=2776.165389 a_4^{zeta}=1350.7216 (FULL npz-sourced "
         "canonical, S88-A-N-FW-CANONICALIZATION); cutoff leg "
         "a_2^{cutoff}=f_2=214.97335676 a_4^{cutoff}=f_4=6446.63942272 "
         "(Mellin f-moments of f*, X_MAX=50, S78 W2-D); bare a_n FORBIDDEN "
         "per regulator-pin-discipline.md # " + GATE_ID),
        ("# tier_pin=TIER-2 # " + GATE_ID + " cutoff leg consumes "
         "_spectral_action_regulators.py (SCHEMATIC per docstring L23-30, "
         "S88 W7b-83 verified); zeta leg level-pinned SEPARATELY as FULL "
         "(canonical npz-sourced a_n_FW_zeta) per "
         "substrate-first-canonical-sourcing.md (iv)"),
        ("# operational_enrichment: s100a_yukawa_overlap_offdiag.npz "
         "consumed as 4th pinned input (Item-6 O_g reproduction cross-check "
         "ONLY; primary O_g recomputed from s84 cache, max rel dev "
         f"{r['o_repro_dev']:.1e}); plan input_files listed 3; "
         "honest-disclosure per math-scripts.md plan-authorship item 4 # "
         + GATE_ID),
        ("# masses(envelope-units): M_zeta=("
         + ",".join(f"{v:.6f}" for v in r["M_zeta"]) + ") M_cutoff=("
         + ",".join(f"{v:.6f}" for v in r["M_cutoff"]) + ") mH-channel "
         f"O_00={r['O_00']:.6f}; r_pairs=("
         + ",".join(f"{v:.9f}" for v in r["r_zeta"])
         + ") identical both schemes; controls: degenerate=0.0 exact, "
         f"injected-leak 1e-6 seen at {r['leak_seen']:.2e} # " + GATE_ID),
    ]

    tag = emit_4tuple(value, SCHEME, CONVENTION, L_MAX)             # (local)
    print(f"\n{tag}")
    print_verdict_payload(verdict, value, audit_sha, content_sha,
                          sign_verdict=sign_v, magnitude_verdict=mag_v,
                          regime_verdict=reg_v, companion_note=companion,
                          extra_rows=extra)

    wall = time.time() - t0                                         # (local)
    print(f"\n=== {GATE_ID}: {verdict} (wall {wall:.1f}s) ===")
    return 0   # exit 0 regardless of scientific verdict (math-scripts.md)


if __name__ == "__main__":
    sys.exit(main())
